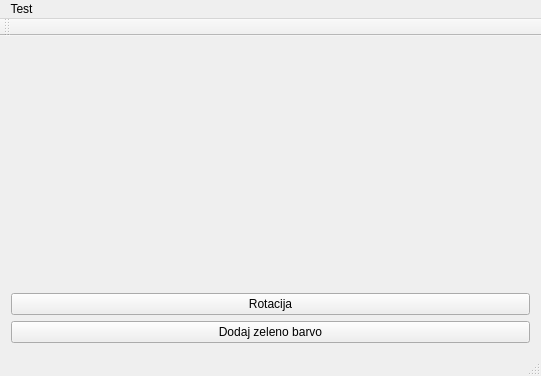
<?xml version="1.0" encoding="UTF-8"?>
<ui version="4.0">
 <class>MainWindow</class>
 <widget class="QMainWindow" name="MainWindow">
  <property name="geometry">
   <rect>
    <x>0</x>
    <y>0</y>
    <width>541</width>
    <height>376</height>
   </rect>
  </property>
  <property name="windowTitle">
   <string>MainWindow</string>
  </property>
  <widget class="QWidget" name="centralWidget">
   <layout class="QVBoxLayout" name="verticalLayout">
    <item>
     <widget class="WidgetOpenGLDraw" name="widget" native="true"/>
    </item>
    <item>
     <widget class="QPushButton" name="pushButtonRotacija">
      <property name="text">
       <string>Rotacija</string>
      </property>
     </widget>
    </item>
    <item>
     <widget class="QPushButton" name="pushButtonZelenaBarva">
      <property name="text">
       <string>Dodaj zeleno barvo</string>
      </property>
     </widget>
    </item>
   </layout>
  </widget>
  <widget class="QMenuBar" name="menuBar">
   <property name="geometry">
    <rect>
     <x>0</x>
     <y>0</y>
     <width>541</width>
     <height>19</height>
    </rect>
   </property>
   <widget class="QMenu" name="menuTest">
    <property name="title">
     <string>Test</string>
    </property>
    <addaction name="actionTest"/>
   </widget>
   <addaction name="menuTest"/>
  </widget>
  <widget class="QToolBar" name="mainToolBar">
   <attribute name="toolBarArea">
    <enum>TopToolBarArea</enum>
   </attribute>
   <attribute name="toolBarBreak">
    <bool>false</bool>
   </attribute>
  </widget>
  <widget class="QStatusBar" name="statusBar"/>
  <action name="actionTest">
   <property name="text">
    <string>&amp;Test</string>
   </property>
  </action>
 </widget>
 <layoutdefault spacing="6" margin="11"/>
 <customwidgets>
  <customwidget>
   <class>WidgetOpenGLDraw</class>
   <extends>QWidget</extends>
   <header>widgetopengldraw.h</header>
   <container>1</container>
  </customwidget>
 </customwidgets>
 <resources/>
 <connections/>
</ui>
